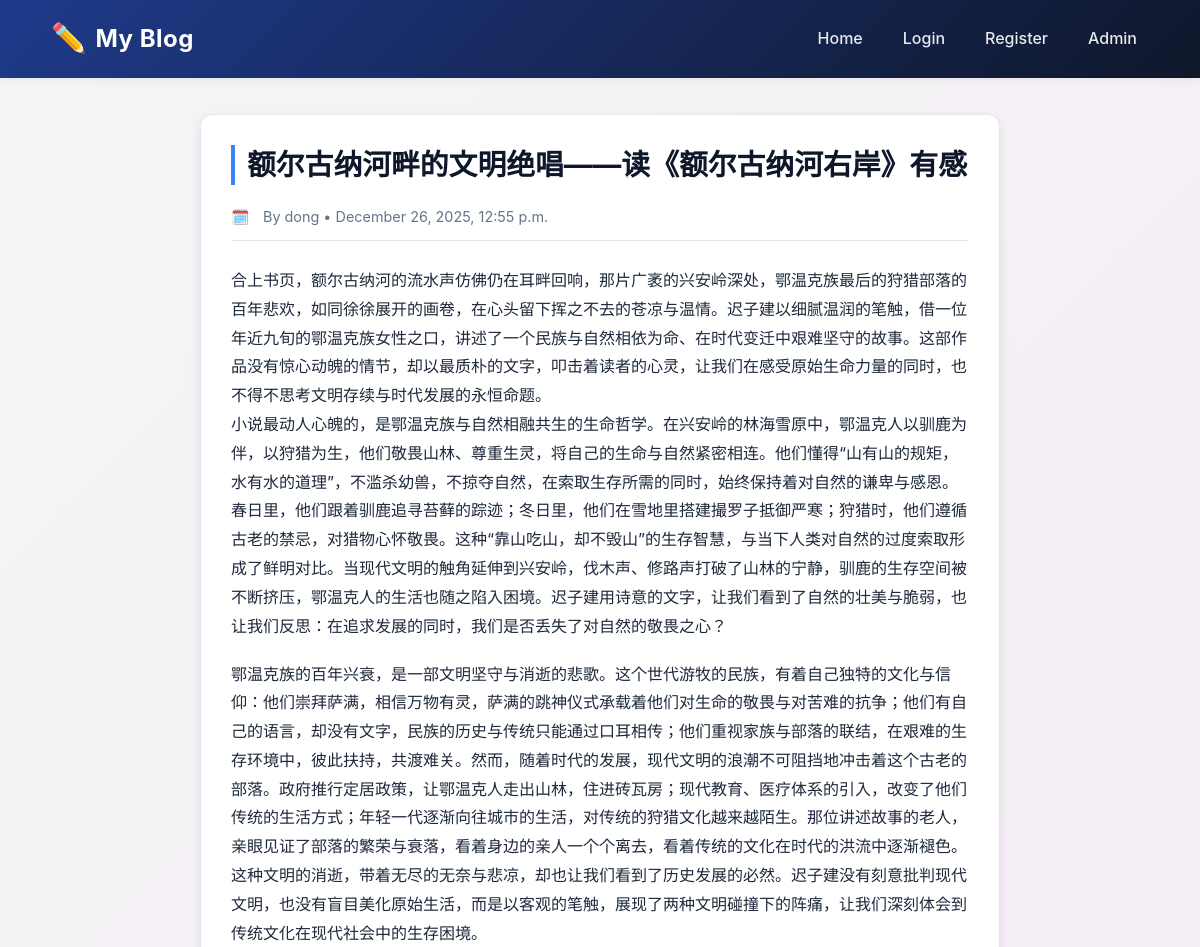
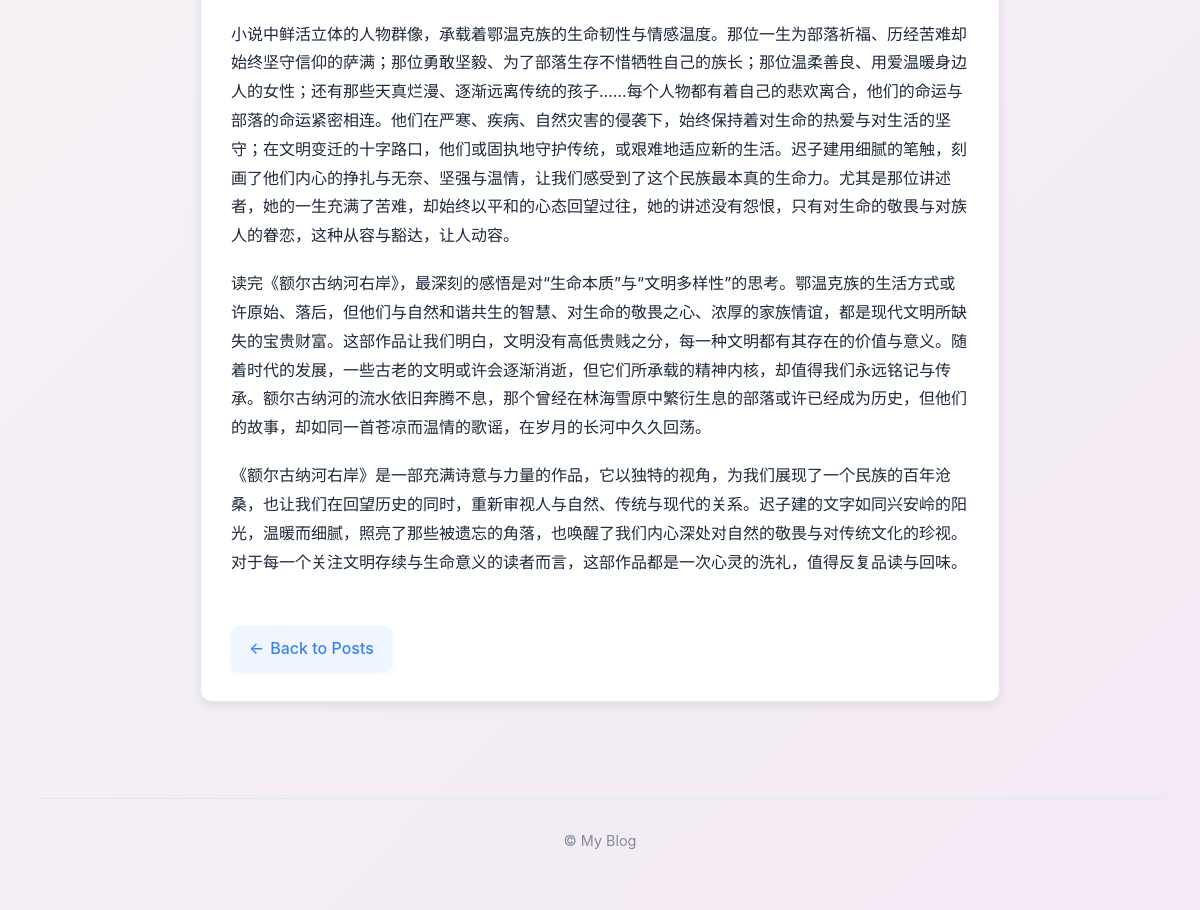
The app's page /post/2/ with its own data (2 pictures, top to bottom).
### blogs/models.py (models this page shows, shortened)
class BlogPost(models.Model):
    title = models.CharField(max_length=200)
    text = models.TextField()
    date_added = models.DateTimeField(auto_now_add=True)
    author = models.ForeignKey(User, on_delete=models.CASCADE)
    class Meta:
        ordering = ['-date_added']

### blogs/views.py (the view)
# urls.py: path('post/<int:pk>/', PostDetailView.as_view(), name='post-detail'),
class PostDetailView(DetailView):
    model = BlogPost
    template_name = 'blogs/post_detail.html'
    context_object_name = 'post'

### blogs/templates/blogs/post_detail.html (shortened to what this page needs)
{% extends 'base.html' %}
{% block content %}
  <article class="post-card">
    <h1>{{ post.title }}</h1>
    <div class="meta">
      By {{ post.author }} • {{ post.date_added|date:"F j, Y, g:i a" }}
    </div>
    <div class="content">
      {{ post.text|linebreaks }}
    </div>
    <div class="post-actions">
      <a class="btn secondary" href="{% url 'blogs:home' %}">
        <span>←</span> Back to Posts
      </a>
    </div>
  </article>
{% endblock %}

### static/css/style.css (style rules this page uses)
:root { --bg: #f5f7fa; --card: #ffffff; --accent: #3b82f6; --accent-hover: #2563eb; --accent-light: #eff6ff; --muted: #64748b; --header: #0f172a; --border: #e2e8f0; --shadow-light: 0 2px 8px rgba(0, 0, 0, 0.06); --shadow: 0 4px 12px rgba(0, 0, 0, 0.08); --shadow-hover: 0 10px 25px -5px rgba(0, 0, 0, 0.1), 0 8px 10px -6px rgba(0, 0, 0, 0.1); --text: #1e293b; --text-light: #64748b; --success-bg: #dcfce7; --success-text: #166534; --error-bg: #fee2e2; --error-text: #b91c1c; --transition: all 0.3s ease; }
* { box-sizing: border-box; margin: 0; padding: 0; }
body { font-family: Inter, system-ui, -apple-system, 'Segoe UI', Roboto, 'Helvetica Neue', Arial, sans-serif; background: linear-gradient(-45deg, #e0f7fa, #e1f5fe, #f3e5f5, #f5f5f5); background-size: 400% 400%; animation: gradient 15s ease infinite; color: var(--text); line-height: 1.6; transition: var(--transition); padding-bottom: 60px; min-height: 100vh; }
.btn { display: inline-flex; align-items: center; justify-content: center; gap: 6px; padding: 10px 18px; background: var(--accent); color: #fff; border-radius: 8px; text-decoration: none; font-weight: 500; border: none; cursor: pointer; transition: var(--transition); box-shadow: 0 2px 4px rgba(59, 130, 246, 0.2); }
.btn.secondary { background: var(--accent-light); color: var(--accent); box-shadow: 0 2px 4px rgba(59, 130, 246, 0.1); }
.post-card { background: var(--card); padding: 24px; border-radius: 12px; box-shadow: var(--shadow); border: 1px solid var(--border); transition: transform 0.3s ease, box-shadow 0.3s ease; display: flex; flex-direction: column; height: 100%; position: relative; overflow: hidden; }
.post-card::before { content: ''; position: absolute; top: 0; left: 0; width: 100%; height: 4px; background: var(--accent); transform: scaleX(0); transition: transform 0.3s ease; }
.post-card .meta { color: var(--text-light); font-size: 0.85rem; margin-bottom: 16px; padding-bottom: 12px; border-bottom: 1px solid var(--border); display: flex; flex-wrap: wrap; gap: 10px; align-items: center; }
.post-card .meta::before { content: "🗓️"; margin-right: 4px; }
.post-card .post-actions { display: flex; gap: 10px; margin-top: auto; }
article.post-card { max-width: 800px; margin: 0 auto; padding: 30px; }
article.post-card h1 { margin-bottom: 20px; color: var(--header); font-size: 1.8rem; line-height: 1.4; border-left: 4px solid var(--accent); padding-left: 12px; }
article.post-card .meta { margin-bottom: 25px; font-size: 0.9rem; }
article.post-card .content { margin-bottom: 30px; line-height: 1.8; color: var(--text); }
article.post-card .content p { margin-bottom: 1.2rem; }
a { color: var(--accent); text-decoration: none; transition: color 0.2s ease; }

### records on screen
BlogPost: title "额尔古纳河畔的文明绝唱——读《额尔古纳河右岸》有感", author "dong", date_added "December 26, 2025, 12:55 p.m.", text "合上书页，额尔古纳河的流水声仿佛仍在耳畔回响，那片广袤的兴安岭深处，鄂温克族最后的狩猎部落的百年悲欢，如同徐徐展开的画卷，在心头留下挥之不去的苍凉与温情。迟子建以细腻温润的笔触，借一位年近九旬的鄂温克族女性之口，讲述了一个民族与自然相依为命、在时代变迁中艰难坚守的故事。这部作品没有惊心动魄的情节，却以最质朴的文字，叩击着读者的心灵，让我们在感受原始生命力量的同时，也不得不思考文明存续与时代发展的永恒命题。 小说最动人心魄的，是鄂温克族与自然相融共生的生命哲学。在兴安岭的林海雪原中，鄂温克人以驯鹿为伴，以狩猎为生，他们敬畏山林、尊重生灵，将自己的生命与自然紧密相连。他们懂得“山有山的规矩，水有水的道理”，不滥杀幼兽，不掠夺自然，在索取生存所需的同时，始终保持着对自然的谦卑与感恩。春日里，他们跟着驯鹿追寻苔藓的踪迹；冬日里，他们在雪地里搭建撮罗子抵御严寒；狩猎时，他们遵循古老的禁忌，对猎物心怀敬畏。这种“靠山吃山，却不毁山”的生存智慧，与当下人类对自然的过度索取形成了鲜明对比。当现代文明的触角延伸到兴安岭，伐木声、修路声打破了山林的宁静，驯鹿的生存空间被不断挤压，鄂温克人的生活也随之陷入困境。迟子建用诗意的文字，让我们看到了自然的壮美与脆弱，也让我们反思：在追求发展的同时，我们是否丢失了对自然的敬畏之心？…"
